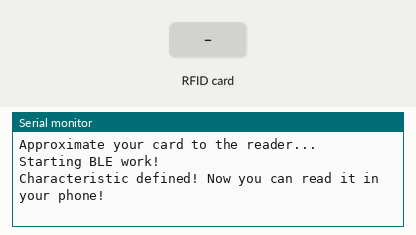
Recording of a sketch running on a simulated ESP32. Parts: the last lines printed to the serial monitor. The inputs (shaded band) are chosen by the test bench. Nothing arrives over Bluetooth unless stated; a phone connects over Bluetooth LE 3 s after start.

Above: at 1.2 s.
1.3 s: RFID card D2 47 C5 60 held to the reader
At 2.1 s:
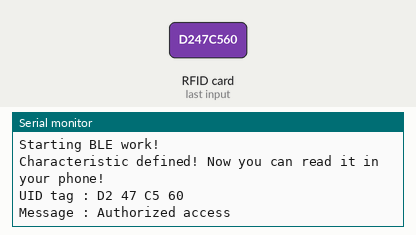
2.8 s: RFID card 5E 7A 19 C4 held to the reader
At 3.5 s:
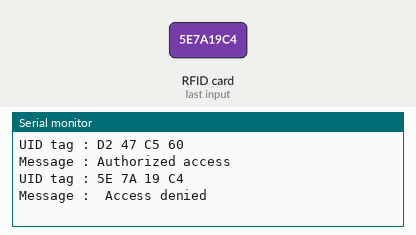

Measured:
- after the input at 1.3 s, the serial monitor: prints a new line at once (image 1)
- after the input at 2.8 s, the serial monitor: prints a new line at once (image 2)

The sketch:

rfid_read_personal_data_ESP32.ino
```cpp
#include <SPI.h>
#include <MFRC522.h>
#include <BLEDevice.h>
#include <BLEUtils.h>
#include <BLEServer.h>

#define SS_PIN 5
#define RST_PIN 27
MFRC522 mfrc522(SS_PIN, RST_PIN);   // Create MFRC522 instance.

#define SERVICE_UUID        "4fafc201-1fb5-459e-8fcc-c5c9c331914b"
#define CHARACTERISTIC_UUID "beb5483e-36e1-4688-b7f5-ea07361b26a8"

void setup()
{
  Serial.begin(115200);   // Initiate a serial communication
  SPI.begin();      // Initiate  SPI bus
  mfrc522.PCD_Init();   // Initiate MFRC522
  Serial.println("Approximate your card to the reader...");
  Serial.println();

  Serial.println("Starting BLE work!");

  BLEDevice::init("Long name works now");
  BLEServer *pServer = BLEDevice::createServer();
  BLEService *pService = pServer->createService(SERVICE_UUID);
  BLECharacteristic *pCharacteristic = pService->createCharacteristic(
                                         CHARACTERISTIC_UUID,
                                         BLECharacteristic::PROPERTY_READ |
                                         BLECharacteristic::PROPERTY_WRITE
                                       );
                                       pCharacteristic->setValue("Hello World says Neil");
  pService->start();
  // BLEAdvertising *pAdvertising = pServer->getAdvertising();  // this still is working for backward compatibility
  BLEAdvertising *pAdvertising = BLEDevice::getAdvertising();
  pAdvertising->addServiceUUID(SERVICE_UUID);
  pAdvertising->setScanResponse(true);
  pAdvertising->setMinPreferred(0x06);  // functions that help with iPhone connections issue
  pAdvertising->setMinPreferred(0x12);
  BLEDevice::startAdvertising();
  Serial.println("Characteristic defined! Now you can read it in your phone!");

}
void loop()
{
  // Look for new cards
  if ( ! mfrc522.PICC_IsNewCardPresent())
  {
    return;
  }
  // Select one of the cards
  if ( ! mfrc522.PICC_ReadCardSerial())
  {
    return;
  }
  //Show UID on serial monitor
  Serial.print("UID tag :");
  String content= "";
  byte letter;
  for (byte i = 0; i < mfrc522.uid.size; i++)
  {
     Serial.print(mfrc522.uid.uidByte[i] < 0x10 ? " 0" : " ");
     Serial.print(mfrc522.uid.uidByte[i], HEX);
     content.concat(String(mfrc522.uid.uidByte[i] < 0x10 ? " 0" : " "));
     content.concat(String(mfrc522.uid.uidByte[i], HEX));
  }
  Serial.println();
  Serial.print("Message : ");
  content.toUpperCase();
  if (content.substring(1) == "D2 47 C5 60") //change here the UID of the card/cards that you want to give access
  {
    Serial.println("Authorized access");
    Serial.println();
    delay(500);
  }

 else   {
    Serial.println(" Access denied");
    delay(500);
  }

} 
```
